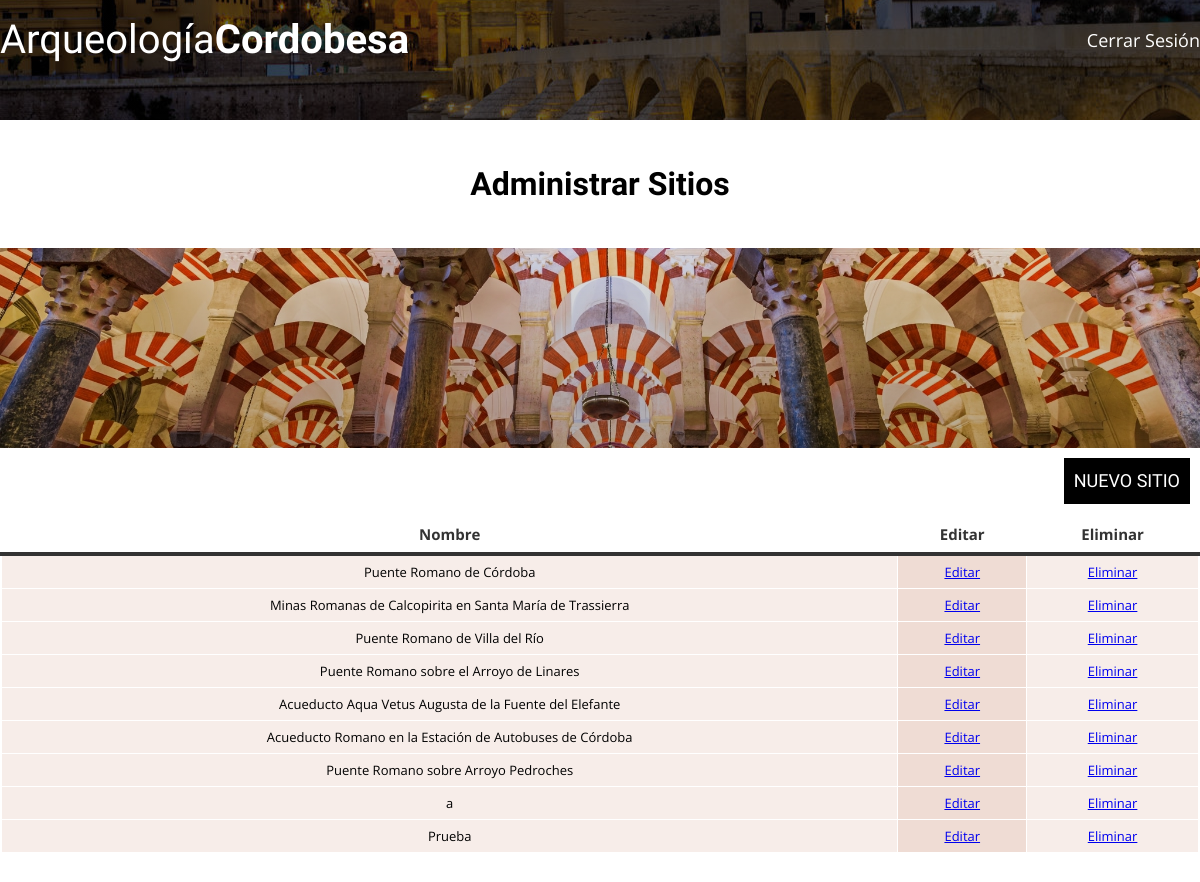
The page /admin.php (signed in) on the database as committed earlier.
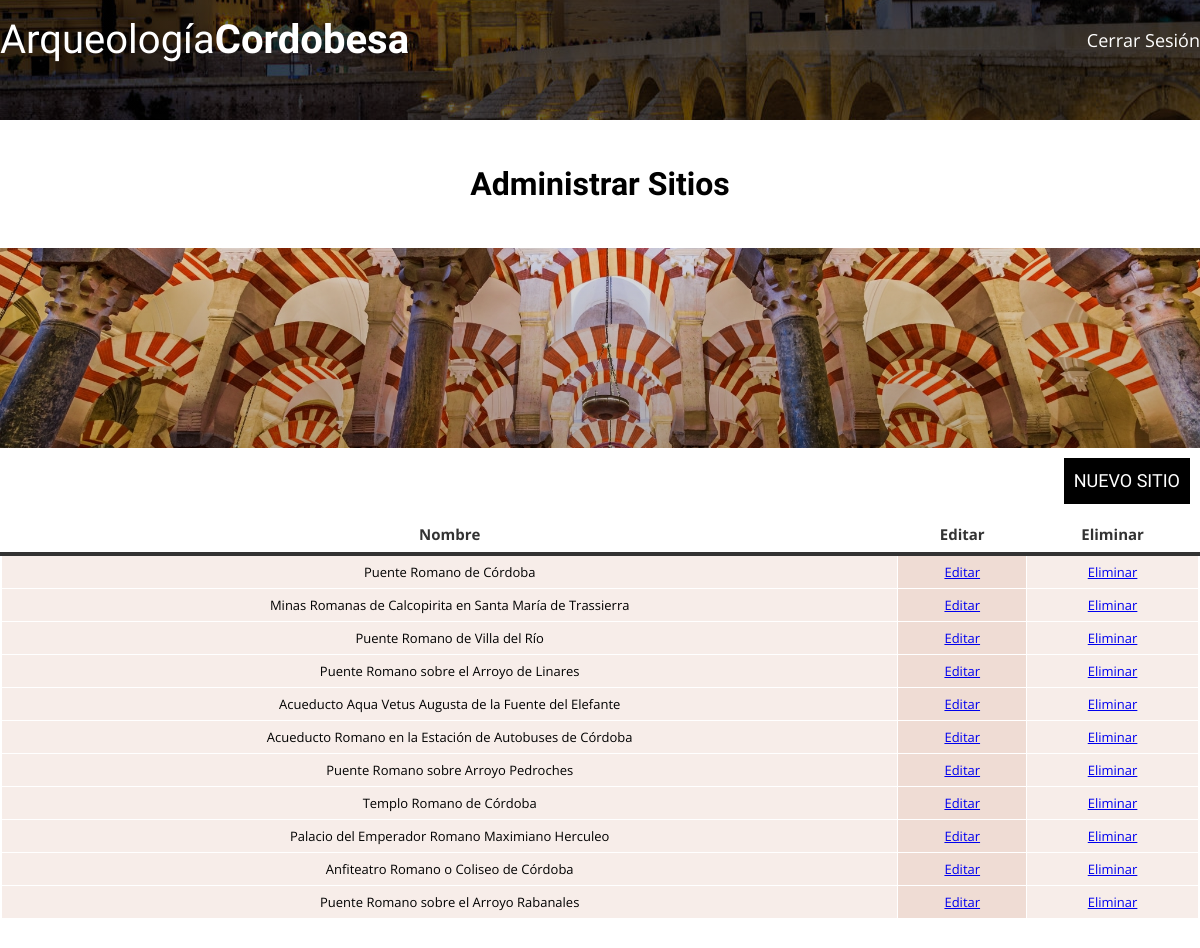
The same page on the database as committed later.
### tables this page shows
CREATE TABLE `markers` (
  `id` int(11) NOT NULL,
  `name` varchar(250) NOT NULL,
  `info` text NOT NULL,
  `lat` float NOT NULL,
  `lng` float NOT NULL
);

### admin.php (the view, shortened to what this page needs)
<!DOCTYPE html>
<html lang="es">
<head>
    <link rel="stylesheet" href="./css/normalize.css">
    <link rel="stylesheet" href="./css/styles.css">
</head>
<body>
    <?php
        $conn->query("SET NAMES 'utf8'");
        $sql = "SELECT * FROM markers";
        $result = $conn->query($sql);
    ?>
    <header class="site-header">
        <div class="contenedor">
            <div class="barra">
                <a href="index.php">
                    <h1 class=no-margin>Arqueología<span>Cordobesa</span></h1>
                </a>
                <nav class="navegacion">
                    <a href="logout.php">Cerrar Sesión</a>
                </nav>
            </div>
        </div>
    </header>
    <main class="contenedor">
        <h3 class="centrar-texto">Administrar Sitios</h3>
        <div class="formulario-bg"></div>
        <div class="boton--admin">
            <a href="insert_form.php" class="boton nuevo--marcador">Nuevo Sitio</a>
        </div>
        <table class="greyGridTable">
            <thead>
                <tr>
                    <th>Nombre</th>
                    <th>Editar</th>
                    <th>Eliminar</th>
                </tr>
            </thead>
            <tbody>
                <?php
                    while ($row = $result->fetch_assoc()) {
                        echo
                        "<tr>
                            <td>".$row["name"]."</td>
                            <td><a href=\"update_form.php?id=".$row["id"]."\">Editar</a></td>
                            <td><a href=\"db_edit.php?delete=1&id=".$row["id"]."\">Eliminar</a></td>
                        </tr>";
                    }
                ?>
            </tbody>
        </table>
        <br><br>
    </main>
</body>
</html>

Rows that differ between the two databases and show on the page:
removed markers: name "a"
removed markers: name "Prueba"
added markers: name "Templo Romano de Córdoba"
added markers: name "Palacio del Emperador Romano Maximiano Herculeo"
added markers: name "Anfiteatro Romano o Coliseo de Córdoba"
added markers: name "Puente Romano sobre el Arroyo Rabanales"
